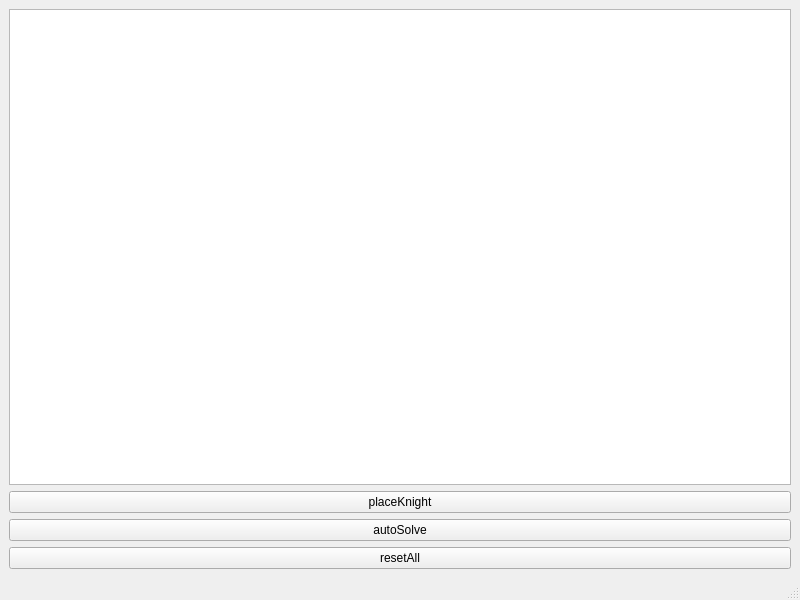
<?xml version="1.0" encoding="UTF-8"?>
<ui version="4.0">
 <class>MainWindow</class>
 <widget class="QMainWindow" name="MainWindow">
  <property name="geometry">
   <rect>
    <x>0</x>
    <y>0</y>
    <width>800</width>
    <height>600</height>
   </rect>
  </property>
  <property name="minimumSize">
   <size>
    <width>800</width>
    <height>600</height>
   </size>
  </property>
  <property name="windowTitle">
   <string>Royal Tour</string>
  </property>
  <widget class="QWidget" name="centralwidget">
   <layout class="QVBoxLayout" name="verticalLayout_2">
    <item>
     <layout class="QVBoxLayout" name="verticalLayout">
      <item>
       <widget class="QGraphicsView" name="graphicsView">
        <property name="enabled">
         <bool>true</bool>
        </property>
        <property name="minimumSize">
         <size>
          <width>400</width>
          <height>400</height>
         </size>
        </property>
       </widget>
      </item>
      <item>
       <widget class="QPushButton" name="placeKnight">
        <property name="text">
         <string>placeKnight</string>
        </property>
       </widget>
      </item>
      <item>
       <widget class="QPushButton" name="autoSolve">
        <property name="text">
         <string>autoSolve</string>
        </property>
       </widget>
      </item>
      <item>
       <widget class="QPushButton" name="resetAll">
        <property name="text">
         <string>resetAll</string>
        </property>
       </widget>
      </item>
     </layout>
    </item>
   </layout>
  </widget>
  <widget class="QMenuBar" name="menubar">
   <property name="geometry">
    <rect>
     <x>0</x>
     <y>0</y>
     <width>800</width>
     <height>21</height>
    </rect>
   </property>
  </widget>
  <widget class="QStatusBar" name="statusbar"/>
 </widget>
 <resources/>
 <connections/>
</ui>
